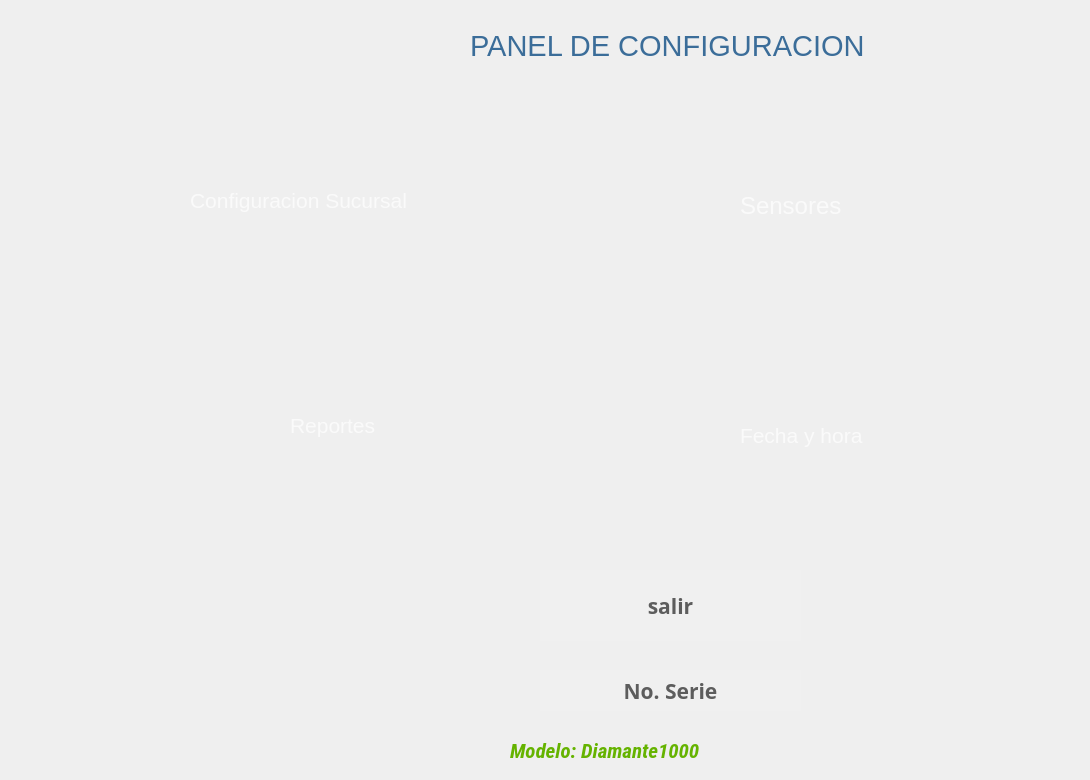
   <widget class="QWidget" name="page_13">
    <widget class="QPushButton" name="bnoserie">
     <property name="geometry">
      <rect>
       <x>540</x>
       <y>670</y>
       <width>261</width>
       <height>41</height>
      </rect>
     </property>
     <property name="font">
      <font>
       <family>Ubuntu Mono</family>
       <pointsize>16</pointsize>
       <weight>75</weight>
       <italic>false</italic>
       <bold>true</bold>
       <underline>false</underline>
      </font>
     </property>
     <property name="toolTip">
      <string>Ayuda</string>
     </property>
     <property name="whatsThis">
      <string extracomment="help"/>
     </property>
     <property name="styleSheet">
      <string notr="true">background-color:rgb(240, 240, 240);
color:rgb(93, 93, 93);
border-radius:80%</string>
     </property>
     <property name="text">
      <string>No. Serie</string>
     </property>
     <property name="icon">
      <iconset>
       <normaloff>../../../../../../cajsSATELITE/eum/app/cajeroF/iconos/fl.png</normaloff>../../../../../../cajsSATELITE/eum/app/cajeroF/iconos/fl.png</iconset>
     </property>
     <property name="iconSize">
      <size>
       <width>40</width>
       <height>40</height>
      </size>
     </property>
     <property name="toolTipDuration" stdset="0">
      <number>3</number>
     </property>
    </widget>
    <widget class="QPushButton" name="breporte">
     <property name="geometry">
      <rect>
       <x>420</x>
       <y>340</y>
       <width>161</width>
       <height>141</height>
      </rect>
     </property>
     <property name="font">
      <font>
       <family>Sans Serif</family>
       <weight>75</weight>
       <italic>false</italic>
       <bold>true</bold>
      </font>
     </property>
     <property name="styleSheet">
      <string notr="true">background-color:rgb(41, 83, 163);</string>
     </property>
     <property name="text">
      <string/>
     </property>
     <property name="icon">
      <iconset>
       <normaloff>../../iconos/pencil-and-filled-paper-sheet.png</normaloff>../../iconos/pencil-and-filled-paper-sheet.png</iconset>
     </property>
     <property name="iconSize">
      <size>
       <width>128</width>
       <height>128</height>
      </size>
     </property>
     <property name="flat">
      <bool>true</bool>
     </property>
    </widget>
    <widget class="QPushButton" name="bhora">
     <property name="geometry">
      <rect>
       <x>920</x>
       <y>360</y>
       <width>161</width>
       <height>131</height>
      </rect>
     </property>
     <property name="font">
      <font>
       <family>Sans Serif</family>
       <weight>75</weight>
       <italic>false</italic>
       <bold>true</bold>
      </font>
     </property>
     <property name="styleSheet">
      <string notr="true">background-color:transparent;
background-color:rgb(41, 83, 163);</string>
     </property>
     <property name="text">
      <string/>
     </property>
     <property name="icon">
      <iconset>
       <normaloff>../../iconos/clock.png</normaloff>../../iconos/clock.png</iconset>
     </property>
     <property name="iconSize">
      <size>
       <width>128</width>
       <height>128</height>
      </size>
     </property>
     <property name="flat">
      <bool>true</bool>
     </property>
    </widget>
    <widget class="QLabel" name="ltime_59">
     <property name="geometry">
      <rect>
       <x>740</x>
       <y>190</y>
       <width>161</width>
       <height>31</height>
      </rect>
     </property>
     <property name="font">
      <font>
       <family>Segoe UI</family>
       <pointsize>18</pointsize>
       <weight>50</weight>
       <italic>false</italic>
       <bold>false</bold>
      </font>
     </property>
     <property name="styleSheet">
      <string notr="true">background-color:transparent;
color:rgb(250, 250, 250)
</string>
     </property>
     <property name="text">
      <string>Sensores</string>
     </property>
    </widget>
    <widget class="QLabel" name="ltime_58">
     <property name="geometry">
      <rect>
       <x>290</x>
       <y>410</y>
       <width>141</width>
       <height>31</height>
      </rect>
     </property>
     <property name="font">
      <font>
       <family>Segoe UI</family>
       <pointsize>16</pointsize>
       <weight>50</weight>
       <italic>false</italic>
       <bold>false</bold>
      </font>
     </property>
     <property name="styleSheet">
      <string notr="true">background-color:transparent;
color:rgb(250, 250, 250)
</string>
     </property>
     <property name="text">
      <string>Reportes</string>
     </property>
    </widget>
    <widget class="QPushButton" name="bsalirConfig">
     <property name="geometry">
      <rect>
       <x>540</x>
       <y>570</y>
       <width>261</width>
       <height>71</height>
      </rect>
     </property>
     <property name="font">
      <font>
       <family>Ubuntu Mono</family>
       <pointsize>16</pointsize>
       <weight>75</weight>
       <italic>false</italic>
       <bold>true</bold>
       <underline>false</underline>
      </font>
     </property>
     <property name="toolTip">
      <string>Ayuda</string>
     </property>
     <property name="whatsThis">
      <string extracomment="help"/>
     </property>
     <property name="styleSheet">
      <string notr="true">background-color:rgb(240, 240, 240);
color:rgb(93, 93, 93);
border-radius:80%</string>
     </property>
     <property name="text">
      <string>salir</string>
     </property>
     <property name="icon">
      <iconset>
       <normaloff>../../../../../../cajsSATELITE/eum/app/cajeroF/iconos/fb5.png</normaloff>../../../../../../cajsSATELITE/eum/app/cajeroF/iconos/fb5.png</iconset>
     </property>
     <property name="iconSize">
      <size>
       <width>40</width>
       <height>40</height>
      </size>
     </property>
     <property name="toolTipDuration" stdset="0">
      <number>3</number>
     </property>
    </widget>
    <widget class="QPushButton" name="bsucursal">
     <property name="geometry">
      <rect>
       <x>450</x>
       <y>130</y>
       <width>151</width>
       <height>141</height>
      </rect>
     </property>
     <property name="font">
      <font>
       <family>Sans Serif</family>
       <weight>75</weight>
       <italic>false</italic>
       <bold>true</bold>
      </font>
     </property>
     <property name="layoutDirection">
      <enum>Qt::RightToLeft</enum>
     </property>
     <property name="styleSheet">
      <string notr="true">background-color:transparent;
background-color:rgb(41, 83, 163);</string>
     </property>
     <property name="text">
      <string/>
     </property>
     <property name="icon">
      <iconset>
       <normaloff>../../iconos/config.png</normaloff>../../iconos/config.png</iconset>
     </property>
     <property name="iconSize">
      <size>
       <width>150</width>
       <height>150</height>
      </size>
     </property>
     <property name="flat">
      <bool>true</bool>
     </property>
    </widget>
    <widget class="QLabel" name="ltime_56">
     <property name="geometry">
      <rect>
       <x>190</x>
       <y>180</y>
       <width>251</width>
       <height>41</height>
      </rect>
     </property>
     <property name="font">
      <font>
       <family>Segoe UI</family>
       <pointsize>16</pointsize>
       <weight>50</weight>
       <italic>false</italic>
       <bold>false</bold>
      </font>
     </property>
     <property name="styleSheet">
      <string notr="true">background-color:transparent;
color:rgb(250, 250, 250)
</string>
     </property>
     <property name="text">
      <string>Configuracion Sucursal</string>
     </property>
    </widget>
    <widget class="QLabel" name="lmodelo">
     <property name="enabled">
      <bool>true</bool>
     </property>
     <property name="geometry">
      <rect>
       <x>510</x>
       <y>730</y>
       <width>431</width>
       <height>41</height>
      </rect>
     </property>
     <property name="font">
      <font>
       <family>Roboto Condensed</family>
       <pointsize>16</pointsize>
       <weight>75</weight>
       <italic>true</italic>
       <bold>true</bold>
      </font>
     </property>
     <property name="autoFillBackground">
      <bool>false</bool>
     </property>
     <property name="styleSheet">
      <string notr="true">background-color:transparent;
color:rgb(101, 179, 0)</string>
     </property>
     <property name="lineWidth">
      <number>4</number>
     </property>
     <property name="midLineWidth">
      <number>3</number>
     </property>
     <property name="text">
      <string>Modelo: Diamante1000</string>
     </property>
     <property name="scaledContents">
      <bool>false</bool>
     </property>
     <property name="openExternalLinks">
      <bool>false</bool>
     </property>
    </widget>
    <widget class="QLabel" name="ltime_55">
     <property name="geometry">
      <rect>
       <x>740</x>
       <y>410</y>
       <width>201</width>
       <height>51</height>
      </rect>
     </property>
     <property name="font">
      <font>
       <family>Segoe UI</family>
       <pointsize>16</pointsize>
       <weight>50</weight>
       <italic>false</italic>
       <bold>false</bold>
      </font>
     </property>
     <property name="styleSheet">
      <string notr="true">background-color:transparent;
color:rgb(250, 250, 250)
</string>
     </property>
     <property name="text">
      <string>Fecha y hora</string>
     </property>
    </widget>
    <widget class="QLabel" name="ltime_57">
     <property name="geometry">
      <rect>
       <x>470</x>
       <y>30</y>
       <width>491</width>
       <height>31</height>
      </rect>
     </property>
     <property name="font">
      <font>
       <family>Segoe UI</family>
       <pointsize>22</pointsize>
       <weight>50</weight>
       <italic>false</italic>
       <bold>false</bold>
      </font>
     </property>
     <property name="styleSheet">
      <string notr="true">background-color:transparent;
color:rgb(59, 109, 153);

</string>
     </property>
     <property name="text">
      <string>PANEL DE CONFIGURACION</string>
     </property>
    </widget>
    <widget class="QPushButton" name="bred">
     <property name="geometry">
      <rect>
       <x>920</x>
       <y>120</y>
       <width>151</width>
       <height>131</height>
      </rect>
     </property>
     <property name="font">
      <font>
       <family>Sans Serif</family>
       <weight>75</weight>
       <italic>false</italic>
       <bold>true</bold>
      </font>
     </property>
     <property name="styleSheet">
      <string notr="true">background-color:transparent;
background-color:rgb(41, 83, 163);</string>
     </property>
     <property name="text">
      <string/>
     </property>
     <property name="icon">
      <iconset>
       <normaloff>../../iconos/ethernet.png</normaloff>../../iconos/ethernet.png</iconset>
     </property>
     <property name="iconSize">
      <size>
       <width>150</width>
       <height>150</height>
      </size>
     </property>
     <property name="default">
      <bool>false</bool>
     </property>
     <property name="flat">
      <bool>true</bool>
     </property>
    </widget>
   </widget>
